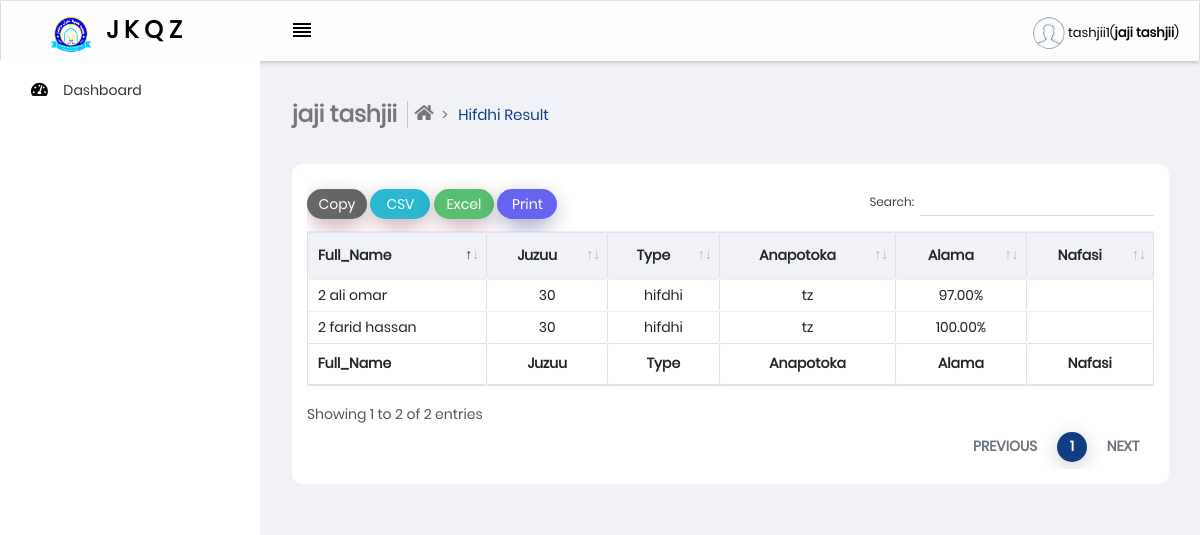
/hifdhi-results.php (signed in), run on the app's committed database.
### tables this page shows
CREATE TABLE IF NOT EXISTS `tbl_participant` (
  `participant_id` int(11) NOT NULL AUTO_INCREMENT,
  `participant_fname` varchar(30) DEFAULT NULL,
  `participant_mname` varchar(30) DEFAULT NULL,
  `participant_lname` varchar(30) DEFAULT NULL,
  `participant_gender` varchar(30) DEFAULT NULL,
  `participant_dob` varchar(30) DEFAULT NULL,
  `participant_image` varchar(255) DEFAULT NULL,
  `participant_address` varchar(30) DEFAULT NULL,
  `participant_juzuu` int(11) DEFAULT NULL,
  `participant_type` varchar(10) DEFAULT NULL,
  `participant_school` varchar(30) DEFAULT NULL,
  `participant_education_level` varchar(30) DEFAULT NULL,
  `participant_madrasa` varchar(30) DEFAULT NULL,
  `participant_country` varchar(30) DEFAULT NULL,
  `participant_added_by` varchar(30) DEFAULT NULL,
  `participant_added_date` varchar(20) DEFAULT NULL,
  `participant_modified_by` varchar(30) DEFAULT NULL,
  `participant_modified_date` varchar(20) DEFAULT NULL,
  `participant_deleted_by` varchar(30) DEFAULT NULL,
  `participant_deleted_date` varchar(20) DEFAULT NULL,
  `participant_status` varchar(30) DEFAULT NULL,
  `compertition_id` int(11) DEFAULT NULL,
  PRIMARY KEY (`participant_id`),
  UNIQUE KEY `participant_added_date` (`participant_added_date`),
  UNIQUE KEY `participant_modified_date` (`participant_modified_date`),
  UNIQUE KEY `participant_deleted_date` (`participant_deleted_date`),
  KEY `fk5` (`compertition_id`)
);

### class/user.php (the view, shortened to what this page needs)
<?php
include 'fetch-option.php';
class User extends Option{
    function calculateParticipantMarks($envelope_id, $type){
        global $connect;
        $query = $connect->prepare("SELECT privellege_option FROM tbl_privellege WHERE privellege_status <> ?");
        $query->bind_param('s', $status);
        $status = 'deleted';
        $query->execute();
        $result = $query->get_result();
        if(mysqli_num_rows($result) > 0){
            $total = $count_saka = $count_jaji = 0;
            foreach ($result as $key => $value1) {
                $phase = 0;
                $check = 1;
                $query1 = $connect->prepare("SELECT * FROM tbl_setting, tbl_setting_question, tbl_question WHERE tbl_setting.setting_id = tbl_setting_question.setting_id AND tbl_setting_question.question_id = tbl_question.question_id AND tbl_setting.setting_value5 = ? AND tbl_question.envelope_id = ? ORDER BY user_id ASC");
                $query1->bind_param('ss', $prv, $envelope_id);
                $prv = $value1['privellege_option'];
                $query1->execute();
                $result1 = $query1->get_result();
                if(mysqli_num_rows($result1) > 0){
                    $count_jaji = 0;
                    foreach ($result1 as $key => $value) {
                        $id = $value['user_id'];
                        if ($check != $id) {
                            $count_jaji+=1;
                            $check = $value['user_id'];
                        }
                        $phase = $phase + $value['setting_value2'] * $value['value'];
                    }
                    $x = $phase/$count_jaji;
                    $total+=$x;
                }
            }
            $total = 100 - $total;
        }
        if ($count_saka > 0) {
            if (($count_saka/$count_jaji) >= 4 && ($type == 'hifdhi')) {
                $total = '<code>Hakumaliza maswali</code>';
                return $total;
            }else{
                return number_format($total,2)."%";
            }
        }else{
            return number_format($total,2)."%";
        }
    }
    function participantResult($type){
        print"<table id='tableExport' class='table table-hover table-bordered'>
            <thead>
                <th>Full_Name</th>
                <th class='center'>Juzuu</th>
                <th class='center'>Type</th>
                <th class='center'>Anapotoka</th>
                <th class='center'>Alama</th>
                <th class='center'>";
                if ($type == 'all') {
                    print 'More';
                }else{
                    print 'Nafasi';
                }
                print"</th>
            </thead>
            <tbody>";
        global $connect;
        if ($type == 'all') {
           $query =  $connect->prepare("SELECT tbl_participant.participant_id, tbl_participant.participant_fname, tbl_participant.participant_mname, tbl_participant.participant_lname, tbl_participant.participant_country, tbl_participant.participant_juzuu, tbl_participant.participant_type, tbl_envelope.envelope_id, tbl_envelope.envelope_type FROM tbl_compertition, tbl_participant, tbl_participant_envelope, tbl_envelope WHERE tbl_compertition.compertition_id = tbl_participant.compertition_id AND tbl_participant.participant_id = tbl_participant_envelope.participant_id AND tbl_participant_envelope.envelope_id = tbl_envelope.envelope_id AND tbl_compertition.compertition_status = ? AND tbl_participant.participant_status = ?");
            $query->bind_param('ss', $status1, $status2);
        }else{
            $query =  $connect->prepare("SELECT tbl_participant.participant_id, tbl_participant.participant_fname, tbl_participant.participant_mname, tbl_participant.participant_lname, tbl_participant.participant_country, tbl_participant.participant_juzuu, tbl_participant.participant_type, tbl_envelope.envelope_id, tbl_envelope.envelope_type FROM tbl_compertition, tbl_participant, tbl_participant_envelope, tbl_envelope WHERE tbl_compertition.compertition_id = tbl_participant.compertition_id AND tbl_participant.participant_id = tbl_participant_envelope.participant_id AND tbl_participant_envelope.envelope_id = tbl_envelope.envelope_id AND tbl_participant.participant_type = ? AND tbl_compertition.compertition_status = ? AND tbl_participant.participant_status = ?");
            $query->bind_param('sss', $type, $status1, $status2);
        }
        $query->execute();
        $result = $query->get_result();
        if(mysqli_num_rows($result) >= 1){
            while($row = mysqli_fetch_assoc($result)){
                print"<tr>
                <td>".$row['participant_fname']." ".$row['participant_mname']." ".$row['participant_lname']."</td>
                <td class='center'>".$row['participant_juzuu']."</td>
                <td class='center'>".$row['participant_type']."</td>
                <td class='center'>";
                if (empty($row['participant_country'])) {
                    print "---";
                }else{
                    print $row['participant_country'];
                }
                print"</td>
                <td class='center'>";
                print $this->calculateParticipantMarks($row['envelope_id'], $row['envelope_type']);
                print "</td>
                <td class='center'>";
                print "</td>
            </tr>";
            }
        }
        print"</tbody>
            <tfoot>
                <th>Full_Name</th>
                <th class='center'>Juzuu</th>
                <th class='center'>Type</th>
                <th class='center'>Anapotoka</th>
                <th class='center'>Alama</th>
                <th class='center'>";
                if ($type == 'all') {
                    print 'More';
                }else{
                    print 'Nafasi';
                }
                print"</th>
            </tfoot>
        </table>";
    }
}

### hifdhi-results.php (shortened to what this page needs)
<?php
include "class/user.php";
$call = new User();
?>
<!DOCTYPE html>
<html lang="en">
<head>
    <?php include "head.php"; ?>
</head>
<body class="light">
    <?php include"top-nav.php"; ?>
    <div>
        <aside id="leftsidebar" class="sidebar">
            <?php include"sidebar.php"; ?>
        </aside>
    </div>
    <section class="content">
        <div class="container-fluid">
            <div class="block-header">
                <div class="row">
                    <div class="col-xs-12 col-sm-12 col-md-12 col-lg-12">
                        <ul class="breadcrumb breadcrumb-style ">
                            <li class="breadcrumb-item">
                                <h4 class="page-title"><?php echo $_SESSION['jkqz_privellege']; ?></h4>
                            </li>
                            <li class="breadcrumb-item bcrumb-1">
                                <a href="hifdhi-results.php">
                                    <i class="fas fa-home"></i> Hifdhi Result</a>
                            </li>
                        </ul>
                    </div>
                </div>
            </div>
            <div class="row clearfix">
                <div class="col-lg-12 col-md-12 col-sm-12 col-xs-12">
                    <div class="card">
                        <div class="body">
                            <div class="table-responsive">
                                <?php $call->participantResult('hifdhi'); ?>
                            </div>
                        </div>
                    </div>
                </div>
            </div>
        </div>
    </section>
</body>
</html>

### head.php (shortened to what this page needs)
<link href="assets/css/app.min.css" rel="stylesheet">
<link href="assets/css/style.css" rel="stylesheet" />
<link href="assets/css/styles/all-themes.css" rel="stylesheet" />
<link href="assets/css/form.min.css" rel="stylesheet">
<link href="assets/js/bundles/bootstrap-colorpicker/dist/css/bootstrap-colorpicker.css" rel="stylesheet" />
<link href="assets/js/bundles/multiselect/css/multi-select.css" rel="stylesheet">

### top-nav.php (shortened to what this page needs)
<nav class="navbar">
    <div class="container-fluid">
        <div class="navbar-header" style="">
            <a class="navbar-brand" href="home.php">
                <img src="images/jkqz_logo.png" alt="" style="max-width:42px;">
                <span class="logo-name"><b>J K Q Z</b></span>
            </a>
        </div>
        <div class="collapse navbar-collapse" id="navbar-collapse">
            <ul class="pull-left">
                <li>
                    <a href="#" onClick="return false;" class="sidemenu-collapse">
                        <i class="material-icons">reorder</i>
                    </a>
                </li>
            </ul>
            <ul class="nav navbar-nav navbar-right">
                <li class="dropdown user_profile">
                    <a href="#" onClick="return false;" class="dropdown-toggle" data-toggle="dropdown"
                        role="button" style="padding-right:20px">
                        <?php
                           print("<img src='assets/images/".$_SESSION['picture']."' width='32' height='32' alt='User'>");
                        ?>
                        <b>
                        <?php
                            if (!empty($_SESSION['jkqz_privellege'])) {
                               echo $_SESSION['jkqz_name']."(<b>".$_SESSION['jkqz_privellege']."</b>)";
                            }else{
                                echo 'user';
                            }
                        ?>
                        </b>
                    </a>
                </li>
            </ul>
        </div>
    </div>
</nav>

### sidebar.php (shortened to what this page needs)
<div class="menu">
    <ul class="list">
        <?php
        include 'class/sidebar-menu.php';
        $menu = new Sidebar();
        $filename = basename($_SERVER['PHP_SELF']);
        if ($_SESSION["jkqz_privellege"] == "jaji hifdhi" || $_SESSION["jkqz_privellege"] == "jaji makharij" || $_SESSION["jkqz_privellege"] == "jaji tajwid" || $_SESSION["jkqz_privellege"] == "jaji tashjii") {
            $menu->Dashboard();
        }
        ?>
    </ul>
</div>

### class/sidebar-menu.php (shortened to what this page needs)
<?php
class Sidebar{
    function Dashboard(){
        global $filename;
        print"<li class='";if ($filename == "admin.php" || $filename == "jaji.php" || $filename == "jaji-kiongozi.php") {echo "active";} print"'>
            <a href='home.php' class='selected "; if ($filename == "admin.php" || $filename == "jaji.php"|| $filename == "jaji-kiongozi.php") {echo "toggled waves-effect waves-block";} print"'>
                <i class='fa fa-tachometer-alt'></i>
                <span>Dashboard</span>
            </a>
        </li>";
    }
}

### assets/css/styles/all-themes.css (style rules this page uses)
.theme-blue .navbar { background-color:transparent }
.theme-blue .sidebar .menu .list li a { -moz-transition:all .3s;-o-transition:all .3s;-webkit-transition:all .3s;transition:all .3s }
.theme-blue .sidebar .menu .list li a i,.theme-blue .sidebar .menu .list li a span { -moz-transition:all .3s;-o-transition:all .3s;-webkit-transition:all .3s;transition:all .3s }
.theme-blue .breadcrumb li a { color:#103e81 !important }
.logo-white .navbar-header { background-color:#fff0 }
.logo-white .navbar-header .logo-name { color:#000 }
.theme-blue .navbar.inactive { background-color:#ffffffe8 !important; color: #fff; -webkit-box-shadow:0 1px 5px rgba(0,0,0,0.25);-moz-box-shadow:0 1px 5px rgba(0,0,0,0.25);box-shadow:0 1px 5px rgba(0,0,0,0.25) }
.theme-blue .navbar.inactive .nav>li>a { color:#000 }
.theme-blue .navbar.inactive .sidemenu-collapse i { color:#000 }

### data on the page
tbl_participant: participant_fname "2", participant_mname "farid", participant_lname "hassan", participant_juzuu "30", participant_type "hifdhi", participant_country "tz", calculateParticipantMarks "100.00%"
tbl_participant: participant_fname "2", participant_mname "ali", participant_lname "omar", participant_juzuu "30", participant_type "hifdhi", participant_country "tz", calculateParticipantMarks "97.00%"

### other printed values
$_SESSION['jkqz_name'] "tashjii1"
$_SESSION['jkqz_privellege'] "jaji tashjii"
